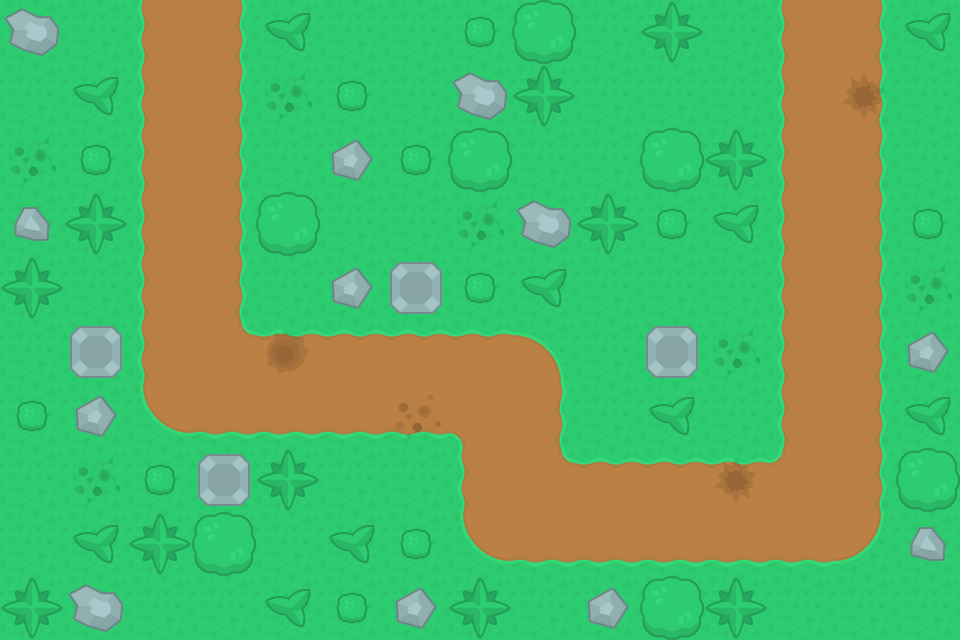

This game map was drawn from its Tiled (.tmx) file and the tilesets committed beside it. A one-line description and the full map source follow:
An orthogonal 15x10 tile map with 64x64 px tiles, 3 tile layers (Tiles, Locations, Decorations), 2 tilesets and 1 object (Waypoints).

<map version="1.10" tiledversion="1.10.2" orientation="orthogonal" renderorder="right-down" width="15" height="10" tilewidth="64" tileheight="64" infinite="0" nextlayerid="5" nextobjectid="2">
 <tileset firstgid="1" source="Tilesets/Tiles.tsx" />
 <tileset firstgid="15" source="Tilesets/Decorations.tsx" />
 <layer id="1" name="Tiles" width="15" height="10" locked="1">
  <data encoding="csv">
2,2,5,6,2,2,2,2,2,2,2,2,5,6,2,
2,2,5,6,2,2,2,2,2,2,2,2,5,6,2,
2,2,5,6,2,2,2,2,2,2,2,2,5,6,2,
2,2,5,6,2,2,2,2,2,2,2,2,5,6,2,
2,2,5,6,2,2,2,2,2,2,2,2,5,6,2,
2,2,5,13,3,3,3,3,8,2,2,2,5,6,2,
2,2,9,4,4,4,4,12,6,2,2,2,5,6,2,
2,2,2,2,2,2,2,5,13,3,3,3,14,6,2,
2,2,2,2,2,2,2,9,4,4,4,4,4,10,2,
2,2,2,2,2,2,2,2,2,2,2,2,2,2,2
</data>
 </layer>
 <layer id="3" name="Locations" width="15" height="10" locked="1">
  <data encoding="csv">
0,0,0,0,0,0,0,0,0,0,0,0,0,0,0,
0,0,0,0,0,0,0,0,0,0,0,0,0,0,0,
0,0,0,0,0,0,0,0,0,0,0,0,0,0,0,
0,0,0,0,0,0,0,0,0,0,0,0,0,0,0,
0,0,0,0,0,0,1,0,0,0,0,0,0,0,0,
0,1,0,0,0,0,0,0,0,0,1,0,0,0,0,
0,0,0,0,0,0,0,0,0,0,0,0,0,0,0,
0,0,0,1,0,0,0,0,0,0,0,0,0,0,0,
0,0,0,0,0,0,0,0,0,0,0,0,0,0,0,
0,0,0,0,0,0,0,0,0,0,0,0,0,0,0
</data>
 </layer>
 <layer id="4" name="Decorations" width="15" height="10" locked="1">
  <data encoding="csv">
19,0,0,0,18,0,0,16,15,0,17,0,0,0,18,
0,18,0,0,24,16,0,19,17,0,0,0,0,23,0,
24,16,0,0,0,20,16,15,0,0,15,17,0,0,0,
21,17,0,0,15,0,0,24,19,17,16,18,0,0,16,
17,0,0,0,0,20,0,16,18,0,0,0,0,0,24,
0,0,0,0,22,0,0,0,0,0,0,24,0,0,20,
16,20,0,0,0,0,24,0,0,0,18,0,0,0,18,
0,24,16,0,17,0,0,0,0,0,0,23,0,0,15,
0,18,17,15,0,18,16,0,0,0,0,0,0,0,21,
17,19,0,0,18,16,20,17,0,20,15,17,0,0,0
</data>
 </layer>
 <objectgroup id="2" name="Waypoints" locked="1">
  <object id="1" name="Waypoints" x="192" y="0">
   <polyline points="0,0 0,384 320,384 320,512 640,512 640,0" />
  </object>
 </objectgroup>
</map>
